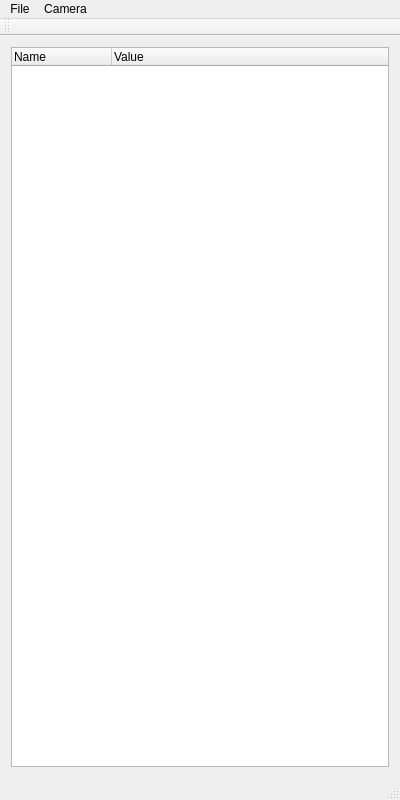
<?xml version="1.0" encoding="UTF-8"?>
<ui version="4.0">
 <class>MainWindow</class>
 <widget class="QMainWindow" name="MainWindow">
  <property name="geometry">
   <rect>
    <x>0</x>
    <y>0</y>
    <width>400</width>
    <height>800</height>
   </rect>
  </property>
  <property name="windowTitle">
   <string>MainWindow</string>
  </property>
  <widget class="QWidget" name="centralWidget">
   <layout class="QGridLayout" name="gridLayout">
    <item row="0" column="0">
     <widget class="QTreeWidget" name="treeWidget">
      <column>
       <property name="text">
        <string>Name</string>
       </property>
      </column>
      <column>
       <property name="text">
        <string>Value</string>
       </property>
      </column>
     </widget>
    </item>
   </layout>
  </widget>
  <widget class="QMenuBar" name="menuBar">
   <property name="geometry">
    <rect>
     <x>0</x>
     <y>0</y>
     <width>400</width>
     <height>22</height>
    </rect>
   </property>
   <widget class="QMenu" name="menuFile">
    <property name="title">
     <string>File</string>
    </property>
    <addaction name="actionOpen"/>
    <addaction name="actionSave"/>
    <addaction name="actionSaveAs"/>
   </widget>
   <widget class="QMenu" name="menuCamera">
    <property name="title">
     <string>Camera</string>
    </property>
    <addaction name="actionCameraLoad"/>
   </widget>
   <addaction name="menuFile"/>
   <addaction name="menuCamera"/>
  </widget>
  <widget class="QToolBar" name="mainToolBar">
   <attribute name="toolBarArea">
    <enum>TopToolBarArea</enum>
   </attribute>
   <attribute name="toolBarBreak">
    <bool>false</bool>
   </attribute>
  </widget>
  <widget class="QStatusBar" name="statusBar"/>
  <action name="actionOpen">
   <property name="text">
    <string>Open</string>
   </property>
  </action>
  <action name="actionSave">
   <property name="text">
    <string>Save</string>
   </property>
  </action>
  <action name="actionSaveAs">
   <property name="text">
    <string>Save As</string>
   </property>
  </action>
  <action name="actionCameraLoad">
   <property name="text">
    <string>CameraLoad</string>
   </property>
  </action>
 </widget>
 <layoutdefault spacing="6" margin="11"/>
 <resources/>
 <connections/>
</ui>
